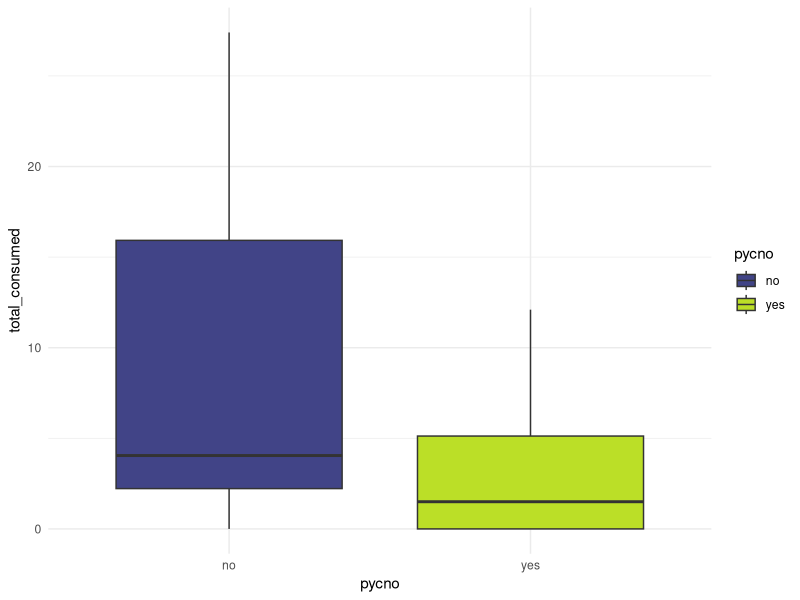
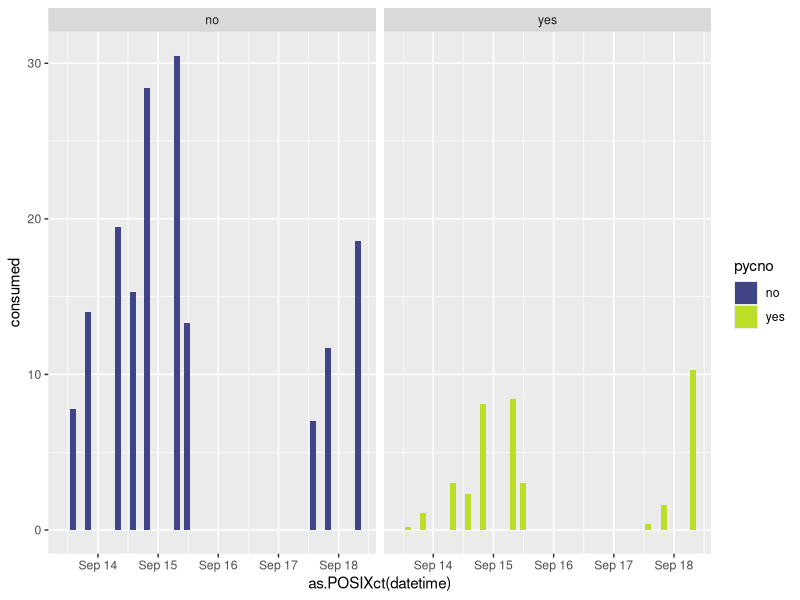
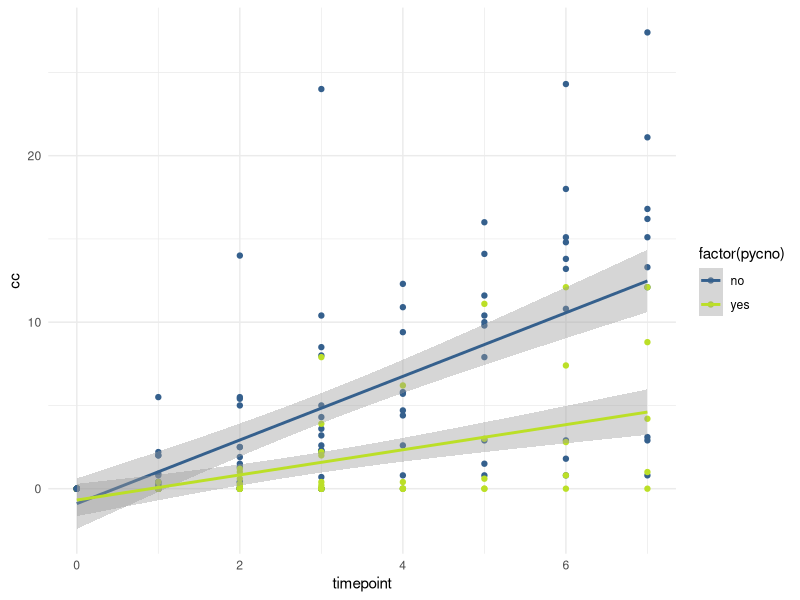
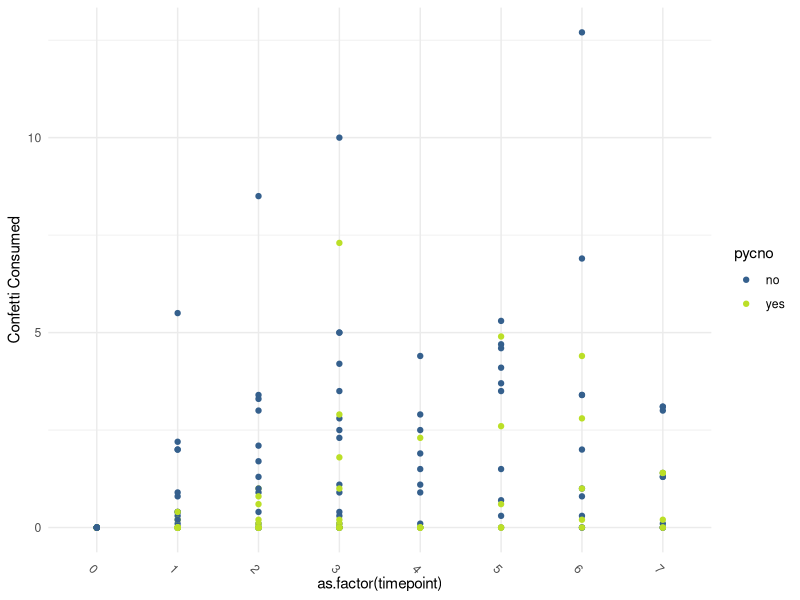

Write R code to recreate these figures, in order.
#++++++++++++++++++++++++++++++++++++++++++++++++++++++++++++++++++++++++++++++++++
#                                                                                ##
# Urchin-Pycno fear feeding trials                                               ##
# Data are current as of 2020-09-15                                              ##
# Data source: Ross Whippo - UO/OIMB                                             ##
# R code prepared by Ross Whippo                                                 ##
# Last updated 2020-09-15                                                        ##
#                                                                                ##
#++++++++++++++++++++++++++++++++++++++++++++++++++++++++++++++++++++++++++++++++++

# SUMMARY:


# Required Files (check that script is loading latest version):
# urchin_fear_feeding_pycno-trial-1.csv

# Associated Scripts:
# NA

# TO DO 

# +++++++++++++++++++++++++++++++++++++++++++++++++++++++++++++++++++++++++++++++++
# TABLE OF CONTENTS                                                            ####
#                                                                                 +
# RECENT CHANGES TO SCRIPT                                                        +
# LOAD PACKAGES                                                                   +
# READ IN AND PREPARE DATA                                                        +
# MANIPULATE DATA                                                                 +
#                                                                                 +
#++++++++++++++++++++++++++++++++++++++++++++++++++++++++++++++++++++++++++++++++++

#++++++++++++++++++++++++++++++++++++++++++++++++++++++++++++++++++++++++++++++++++
# RECENT CHANGES TO SCRIPT                                                     ####
#++++++++++++++++++++++++++++++++++++++++++++++++++++++++++++++++++++++++++++++++++

# 2020-09-15 Script created

#++++++++++++++++++++++++++++++++++++++++++++++++++++++++++++++++++++++++++++++++++
# LOAD PACKAGES                                                                ####
#++++++++++++++++++++++++++++++++++++++++++++++++++++++++++++++++++++++++++++++++++

library(tidyverse)
library(viridis)

#++++++++++++++++++++++++++++++++++++++++++++++++++++++++++++++++++++++++++++++++++
# READ IN AND PREPARE DATA                                                     ####
#++++++++++++++++++++++++++++++++++++++++++++++++++++++++++++++++++++++++++++++++++

urchin_fear_pycno <- read_csv('Data/urchin_fear_feeding_pycno-trial-1.csv')

#++++++++++++++++++++++++++++++++++++++++++++++++++++++++++++++++++++++++++++++++++
# MANIPULATE DATA - VISUALIZATIONS                                             ####
#++++++++++++++++++++++++++++++++++++++++++++++++++++++++++++++++++++++++++++++++++

# mean confetti consumed across all urchins per treatment

# combine trial and bin to prevent combining urchins across trials
urchin_fear_pycno <- unite(urchin_fear_pycno, 'ID', trial, bin, sep = "_", remove = FALSE)

per_urchin_consumed_total <- urchin_fear_pycno %>%
  group_by(ID, pycno) %>%
  summarise(sum(consumed))

names(per_urchin_consumed_total)[names(per_urchin_consumed_total)=="sum(consumed)"] <- "total_consumed"


ggplot(per_urchin_consumed_total, aes(x = pycno, y = total_consumed, fill = pycno)) +
  geom_boxplot() +
  scale_fill_viridis(discrete = TRUE, begin = 0.2, end = 0.9) +
  theme_minimal()

# amount consumed per timepoint

urchin_timeseries <- urchin_fear_pycno %>%
  unite("datetime", date:time, sep = " ") 

urchin_timeseries$datetime <- as.POSIXlt(urchin_timeseries$datetime)

ggplot(urchin_timeseries, aes(x = as.POSIXct(datetime), y = consumed, fill = pycno)) +
  geom_col() +
  scale_fill_viridis(discrete = TRUE, begin = 0.2, end = 0.9) +
  facet_wrap(~pycno) 

# cumulative total consumed by time period (only works for one trial)

test <- urchin_timeseries %>%
  group_by(pycno, ID) %>%
  mutate(cc = cumsum(consumed))

ggplot(urchin_timeseries %>%
         group_by(pycno, ID) %>%
         mutate(cc = cumsum(consumed)),
       aes(x = timepoint, y = cc, color = factor(pycno))) + 
  scale_color_viridis(discrete = TRUE, begin = 0.3, end = 0.9) +
  geom_point() +
  geom_smooth(method = "lm") +
  theme_minimal() 


# cumulative total consumed by time period per urchin
ggplot(urchin_timeseries, aes(x = as.factor(timepoint), y = consumed, color = pycno, group = ID)) + 
  scale_color_viridis(discrete = TRUE, begin = 0.3, end = 0.9) +
  geom_point() +
  theme_minimal() +
  scale_y_continuous(name = "Confetti Consumed") +
  theme(axis.text.x = element_text(angle = -45)) 
  
# total confetti eaten per treatment
urchin_fear_pycno %>%
  group_by(pycno) %>%
  summarise(sum(consumed))






############### SUBSECTION HERE

####
#<<<<<<<<<<<<<<<<<<<<<<<<<<END OF SCRIPT>>>>>>>>>>>>>>>>>>>>>>>>#

# SCRATCH PAD ####
